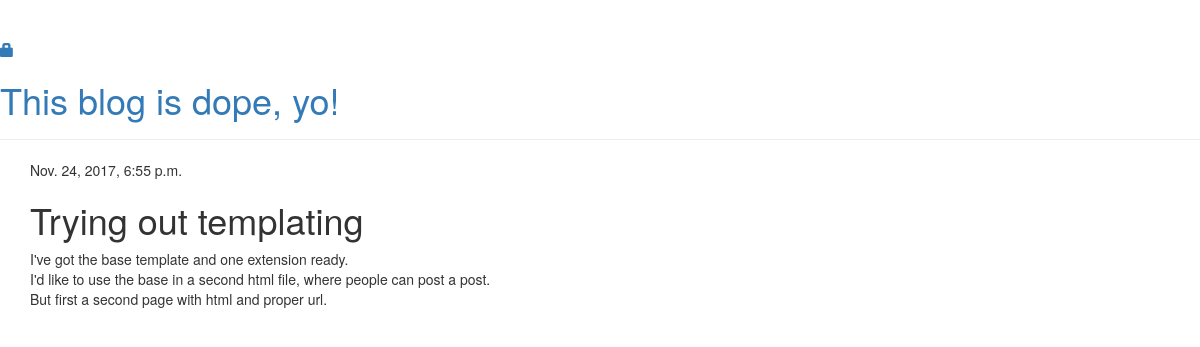
/post/5/, run on the app's committed database.
### blog/models.py (models this page shows, shortened)
class Post(models.Model):
    author = models.ForeignKey('auth.User')
    title = models.CharField(max_length=200)
    text = models.TextField()
    created_date = models.DateTimeField(
            default=timezone.now)
    published_date = models.DateTimeField(
            blank=True, null=True)

### blog/views.py (the view)
# urls.py: url(r'^post/(?P<pk>\d+)/$', views.post_detail, name='post_detail'),
def post_detail(request, pk):
    post = get_object_or_404(Post, pk=pk)
    return render(request, 'blog/post_detail.html', {'post': post})

### blog/templates/blog/post_detail.html
<!DOCTYPE html>
{% extends 'blog/base.html' %}
{% block content %}
    <div class="post">
        {% if post.published_date %}
            <div class="date">
                {{ post.published_date }}
            </div>
        {% endif %}
        <h1>{{ post.title }}</h1>
        <p>{{ post.text|linebreaksbr }}</p>
    </div>
{% endblock %}

### data on the page
Post: published_date "Nov. 24, 2017, 6:55 p.m.", title "Trying out templating", text "I've got the base template and one extension ready. I'd like to use the base in a second html file, where people can post a post. But first a second page with html and proper url."
